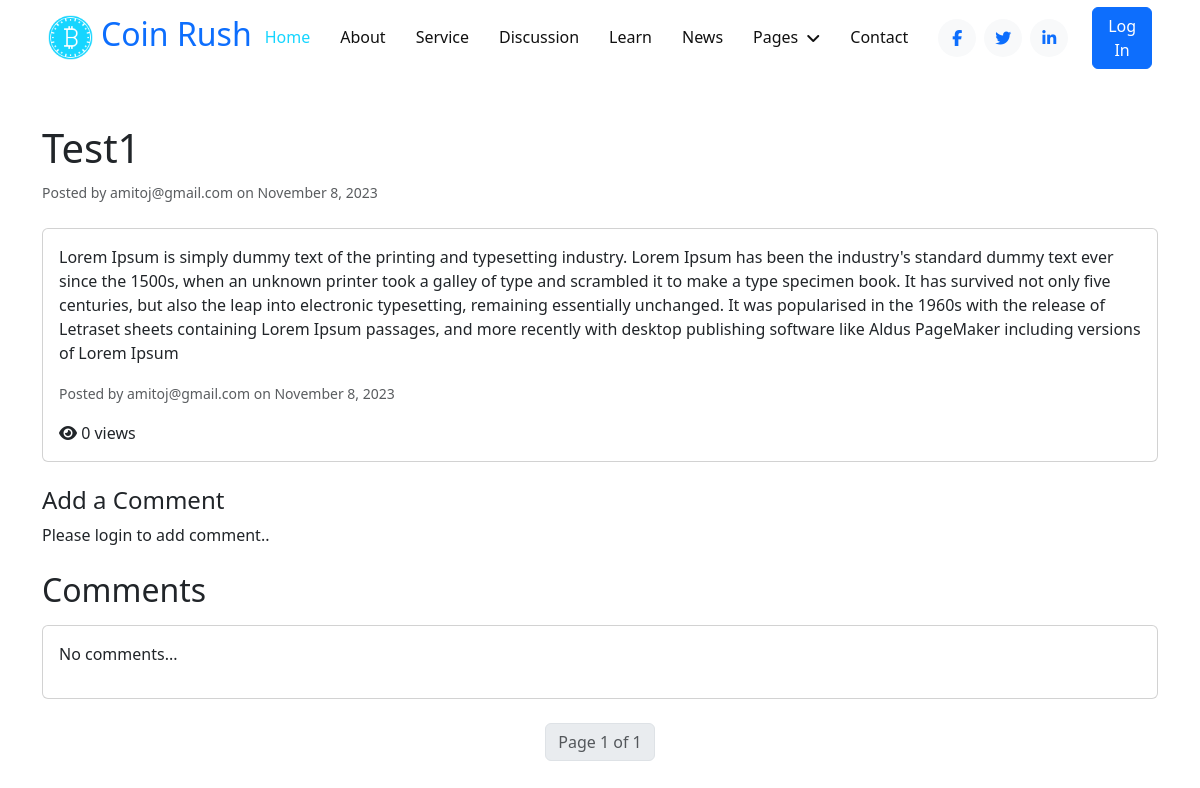
/discussion/1, run on an earlier commit of the app's database.
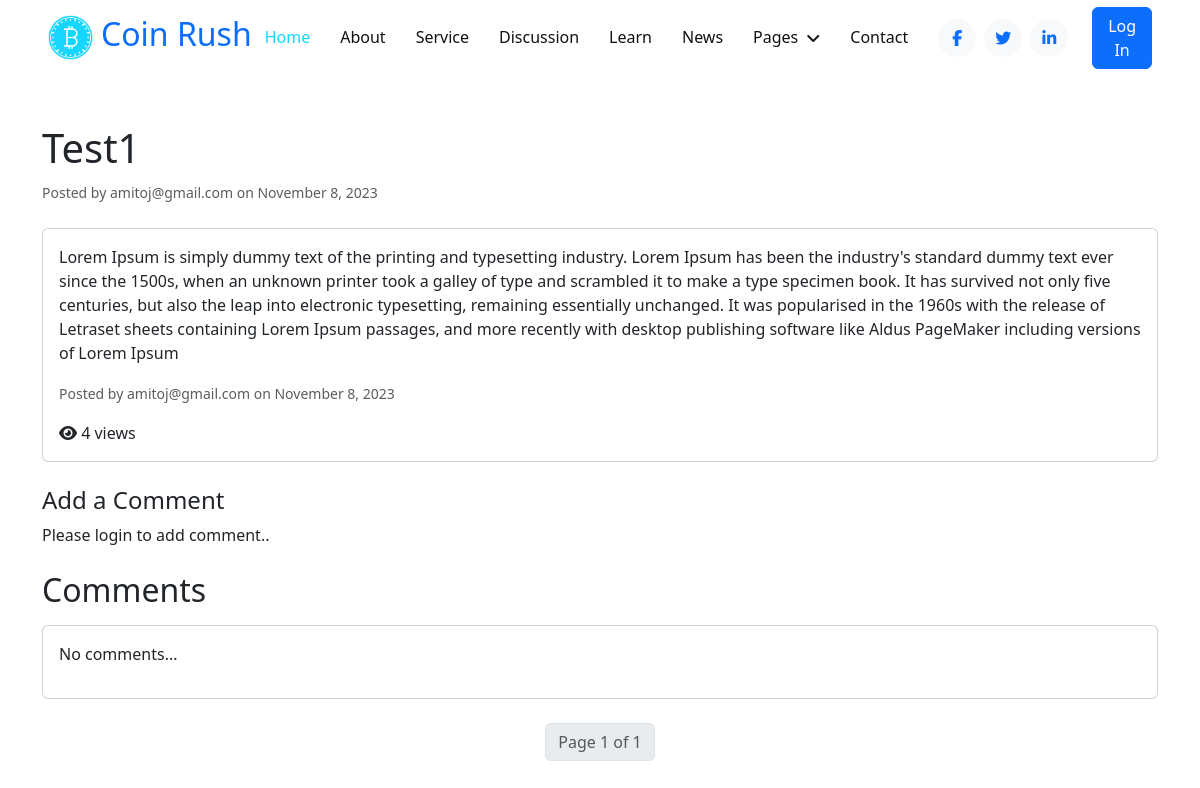
And on a later commit of the database.
### coinRush/models.py (models this page shows, shortened)
class Post(models.Model):
    title = models.CharField(max_length=200)
    content = models.TextField()
    created_by = models.ForeignKey(User, on_delete=models.CASCADE)
    created_at = models.DateTimeField(auto_now_add=True)
    views=models.PositiveIntegerField(default=0)

class User(AbstractBaseUser, PermissionsMixin):
    email = models.EmailField(default="", unique=True, blank=True, max_length=255)
    name = models.CharField(max_length=255, blank=True, default="")
    profile_pic = models.ImageField(null=True, blank=True)
    photo_id = models.ImageField(null=True, blank=True)
    is_staff = models.BooleanField(default=False)
    is_active = models.BooleanField(default=True)
    is_superuser = models.BooleanField(default=False)
    created_date = models.DateTimeField(default=timezone.now())
    last_login = models.DateTimeField(blank=True, null=True)
    objects = AuthUserManager()
    USERNAME_FIELD = "email"
    EMAIL_FIELD = "email"
    REQUERIES_FIELD = []
    class Meta:
        verbose_name = "User"
        verbose_name_plural = "Users"

### coinRush/views.py (the view)
def discussion_single(request, post_id):
    post = get_object_or_404(Post, pk=post_id)
    comments = post.comment_set.all().order_by("-created_at")
    paginator = Paginator(comments, 1)
    page = request.GET.get("page")
    comments_page = paginator.get_page(page)
    if(request.method=="GET" and page==None and request.GET.get('fl')!=None):
        post.views+=1
        post.save()
    if request.method == "POST":
        form = CommentForm(request.POST)
        if form.is_valid():
            comment = form.save(commit=False)
            comment.post = post
            comment.created_by = request.user
            comment.save()
            return redirect("discussion_single", post_id=post_id)
    else:
        form = CommentForm()
    return render(
        request,
        "posts/discussion_single.html",
        {"post": post, "comments": comments_page, "form": form},
    )

### coinRush/templates/posts/discussion_single.html (shortened to what this page needs)
{% extends "Base/base.html" %}
{% load static %}
{% block extraHead %}
    <link rel="stylesheet" href="{% static 'css/news.css' %}">
{% endblock extraHead %}
{% block content %}
<div class="container">
    <h1 class="mt-5">{{ post.title }}</h1>
    <p class="card-text"><small class="text-muted">Posted by {{ post.created_by }} on {{ post.created_at|date:"F j, Y" }}</small></p>
    <div class="card mt-4">
        <div class="card-body">
            <p class="card-text">{{ post.content }}</p>
            <p class="card-text"><small class="text-muted">Posted by {{ post.created_by }} on {{ post.created_at|date:"F j, Y" }}</small></p>
            <p class="card-text"><i class="fa fa-eye"></i> {{ post.views }} views</p>
        </div>
    </div>
    <h4 class="mt-4">Add a Comment</h4>
    {% if user.is_authenticated %}
    <form method="post" class="mt-3">
        {% csrf_token %}
        <div class="form-group">
            {{ form.content }}
        </div>
        <button type="submit" class="btn btn-primary mt-2">Submit Comment</button>
    </form>
    {% else %}
        <p>Please login to add comment..</p>
    {% endif %}
    <h2 class="mt-4">Comments</h2>
    <div class="card mt-3">
        <div class="card-body">
            {% if comments|length == 0 %}
                <p>No comments...</p>
            {% else %}
            {% for comment in comments %}
                <p>{{ comment.content }}</p>
                <p><small class="text-muted">Comment by {{ comment.created_by }} on {{ comment.created_at|date:"F j, Y" }}</small></p>
            {% endfor %}
            {% endif %}
        </div>
    </div>
   <div class="pagination justify-content-center mt-4">
        <ul class="pagination">
            <li class="page-item disabled">
                <span class="page-link btn btn-light">Page {{ comments.number }} of {{ comments.paginator.num_pages }}</span>
            </li>
        </ul>
    </div>
</div>
{% endblock content %}

What changed in the data, as far as the page shows it:
changed Post "Test1": views "0" → "4"
